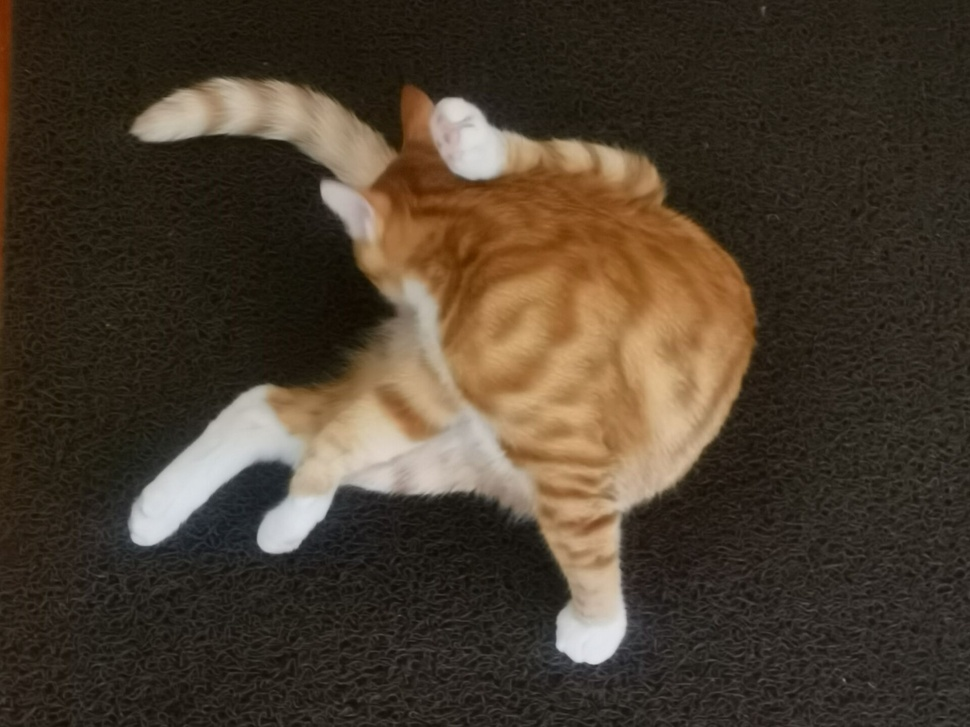
//> input picture E2/E2_1.jpg, 970 x 727 px, shrunk from 1920 x 1440 before the run, given in place of video.MP4, which was not available
$ ./main   (built with g++ and OpenCV 4)
//> lines starting //> are read from the running program, lines starting //| are printed output that depends on the picture; after the words box and inside, x2 and y2 are one past the last pixel; in counts of white or black regions, pixels touching at a corner belong together; pictures that were not available may be replaced by others from this repository, and a replacement may not be noted
#include<iostream>
#include<opencv2/opencv.hpp>
#include<ctype.h>
using namespace std;
using namespace cv;

Mat CurImg, CopyImg, RectImg;
Point PointX, PointY;
bool ButtonFlag=false;
bool GetTarget=false;
int h_bins = 50; int s_bins = 60;
int histSize[] = { h_bins, s_bins };
float h_ranges[] = { 0, 180 };
float s_ranges[] = { 0, 256 };
const float* ranges[] = { h_ranges, s_ranges };
int channels[] = { 0, 1 };
Mat RectHSV,RectHist;
void GetTrace();
void onMouse(int event, int x, int y, int flags, void *)            //鼠标操作截取目标图像
{
    if (event == EVENT_LBUTTONDOWN)
    {
        ButtonFlag=true;
        PointX = Point(x, y);
        PointY = PointX;
    }
    if (event == EVENT_MOUSEMOVE && ButtonFlag)//鼠标移动取点Y
    {
        CopyImg = CurImg.clone();
        PointY = Point(x, y);
        if (PointX != PointY)
        {
            rectangle(CopyImg, PointX, PointY, Scalar(0, 0, 255), 2);
        }
        imshow("Target", CopyImg);
    }
    if (event == EVENT_LBUTTONUP)//左键点击结束计算目标区域直方图和归一化
    {
        ButtonFlag=false;
        RectImg = CopyImg(Rect(PointX, PointY));
        cvtColor(RectImg, RectHSV, COLOR_BGR2HSV);
        calcHist(&RectHSV, 1, channels, Mat(), RectHist, 2, histSize, ranges, true, false);
        normalize(RectHist, RectHist, 0, 1, NORM_MINMAX);
        GetTarget=true;
    }
}
int main(int argc,char* argv[]) {
    VideoCapture VideoIn("D:\\Codes\\CV\\CV_works\\E6\\video.MP4");
    int fps = VideoIn.get(CAP_PROP_FPS);
    int W = VideoIn.get(CAP_PROP_FRAME_WIDTH);
    int H = VideoIn.get(CAP_PROP_FRAME_HEIGHT);
    int DisTime = 1000/ fps;
    if(!VideoIn.isOpened())
    {
        cout<< "Error : fail to open VideoIn\n"<<endl;
        return -1;
    }
    GetTarget=false;
                                                                //取出目标图像
    namedWindow("Target");
    setMouseCallback("Target", onMouse);
    while(true){
        if(!ButtonFlag){
            VideoIn >> CurImg;
//> CurImg is the input picture: 727 rows x 970 cols, CV_8UC3; mean B, G, R 45.9, 60.5, 72.9
        }
        imshow("Target", CurImg);
        if (CurImg.empty() || waitKey(DisTime) == 27|| GetTarget) break;
//> the left mouse button is pressed at (242, 181)
//> the mouse is dragged to (485, 363)
//> the mouse is dragged to (727, 545)
//> call 3 of onMouse, with event = 0, x = 727, y = 545, flags = 1
//> in onMouse (call 3), `rectangle(CopyImg, PointX, PointY, Scalar(0, 0, 255), 2);`:
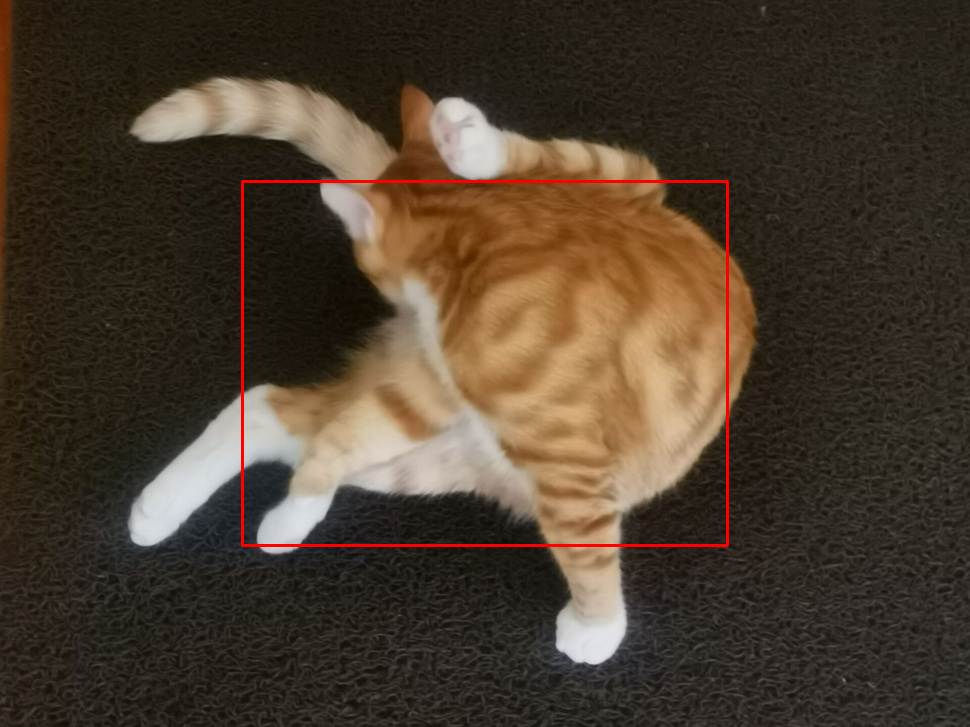
//> CopyImg: 727 rows x 970 cols, CV_8UC3; mean B, G, R 45.5, 60.1, 74.1
//> the button is released at (727, 545)
//> call 4 of onMouse, with event = 4, x = 727, y = 545, flags = 0
//> in onMouse (call 4), `RectImg = CopyImg(Rect(PointX, PointY));`:
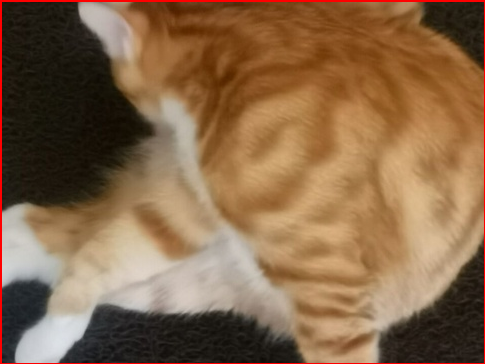
//> RectImg: 364 rows x 485 cols, CV_8UC3; mean B, G, R 72.9, 102.7, 134.3
//> in onMouse (call 4), `cvtColor(RectImg, RectHSV, COLOR_BGR2HSV);`: RectHSV: 364 rows x 485 cols, CV_8UC3; mean H, S, V 20.3, 120.8, 134.6
//> in onMouse (call 4), `calcHist(&RectHSV, 1, channels, Mat(), RectHist, 2, histSize, ranges, ..`:
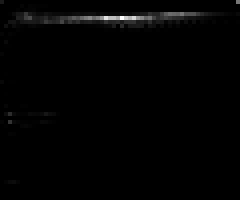
//> RectHist: 50 rows x 60 cols, CV_32FC1 (shown 4 times larger); min 0, max 5395, mean 58.8; drawn with min black and max white
//> in onMouse (call 4), `calcHist(&RectHSV, 1, channels, Mat(), RectHist, 2, histSize, ranges, ..`: channels = [0, 1]; histSize = [50, 60]; ranges = 2 items
//> in onMouse (call 4), `normalize(RectHist, RectHist, 0, 1, NORM_MINMAX);`:
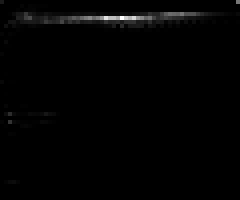
//> RectHist: 50 rows x 60 cols, CV_32FC1 (shown 4 times larger); 15.8% of pixels changed, all inside (x1, y1, x2, y2) = (0, 0, 60, 46)
    }
    VideoIn.release();

    GetTrace();
    return 0;
}
void GetTrace()                                                     //目标跟踪
{
    VideoCapture VideoIn("D:\\Codes\\CV\\CV_works\\E6\\video.MP4");
    int fps = VideoIn.get(CAP_PROP_FPS);
    int W = VideoIn.get(CAP_PROP_FRAME_WIDTH);
    int H = VideoIn.get(CAP_PROP_FRAME_HEIGHT);
    int DisTime = fps;
    VideoWriter VideoOut;
    VideoOut.open("D:\\Codes\\CV\\CV_works\\E6\\out.MP4",
                  VideoWriter::fourcc('m', 'p', '4', 'v'),
                  fps, Size(W, H));

    Mat BestRect, CurRect, CurHSV, CurHist;
    Point A(0, 0), B(0, 0);
    double BestValue, curValue;
    int h = RectImg.rows, w = RectImg.cols;
//> h = 364; w = 485
    int x1 = PointX.x - w, y1 = PointX.y - h;
//> x1 = -243; y1 = -183
    int x2 = PointX.x + w, y2 = PointX.y + h;
//> x2 = 727; y2 = 545
    namedWindow("Video");
    while (true) {                                                                                                                  //目标跟踪
        VideoIn >> CurImg;
        if (CurImg.empty() || waitKey(DisTime) == 27) break;
//> the Esc key is pressed
        int rateX = 10, rateY = 10;
        x1 = (x1 > 0) ? x1 : 0;
        y1 = (y1 > 0) ? y1 : 0;
        BestValue = 1.0;
        Point Start, End;
        for (int y = y1; y < y2; y += rateY) {
            for (Start.x = x1, Start.y = y; Start.x < x2; Start.x += rateX) {
                End.x = (Start.x + w) < W ? Start.x + w : W - 1;
                End.y = (Start.y + h) < H ? Start.y + h : H - 1;
                if (Start.x < End.x && Start.y < End.y) {
                    CurRect = CurImg(Rect(Start, End));
                    cvtColor(CurRect, CurHSV, COLOR_BGR2HSV);
                    calcHist(&CurHSV, 1, channels, Mat(), CurHist, 2, histSize, ranges, true, false);   //直方图
                    normalize(CurHist, CurHist, 0, 1, NORM_MINMAX);                                                      //归一化
                    curValue = compareHist(CurHist, RectHist, HISTCMP_BHATTACHARYYA);                                                 //计算巴氏距离
                    if (curValue < BestValue) {
                        BestValue = curValue;
                        BestRect = CurRect;
                        A = Start;
                        B = End;
                    }
                }
            }
        }
        x1 = A.x - w;
        y1 = A.y - h;
        x2 = A.x + w;
        y2 = A.y + h;
        rectangle(CurImg, A, B, Scalar(0, 0, 255), 2);
        if(BestValue<0.15){                                                                                         //如果相似度较高就更新目标图像
            RectImg=BestRect;
            cvtColor(RectImg, RectHSV, COLOR_BGR2HSV);
            calcHist(&RectHSV, 1, channels, Mat(), RectHist, 2, histSize, ranges, true, false);
            normalize(RectHist, RectHist, 0, 1, NORM_MINMAX);
        }
        imshow("Video", CurImg);
        VideoOut << CurImg;
    }
//> after the loop, x1 = -243; y1 = -183
    VideoIn.release();
    VideoOut.release();
}

$ run again, on E2/E2_2.jpg
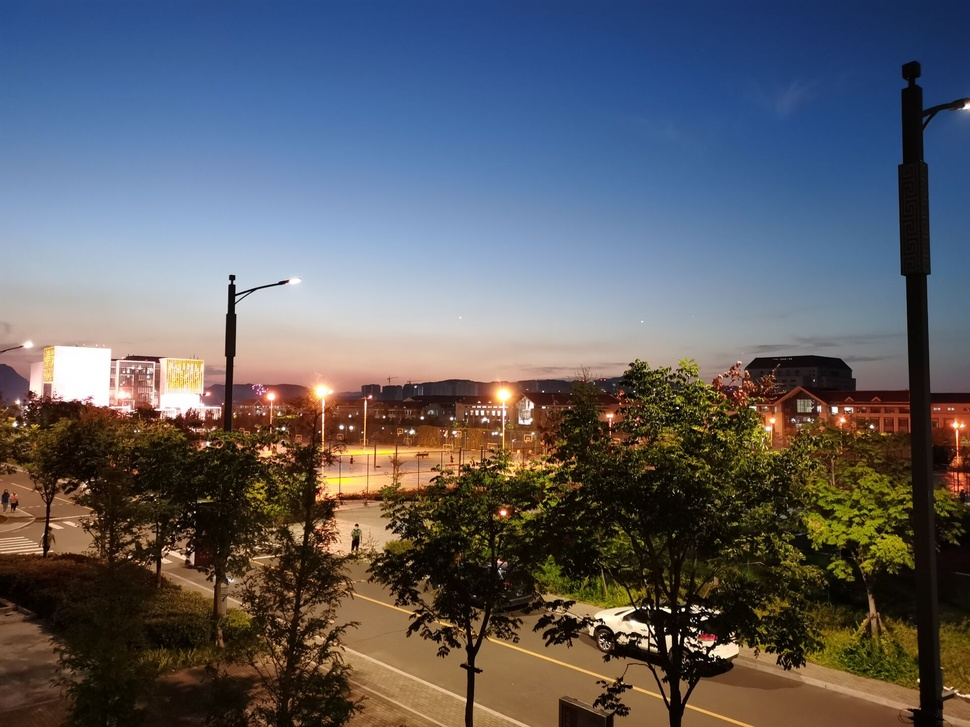
//> input picture E2/E2_2.jpg, 970 x 727 px, shrunk from 1920 x 1440 before the run, given in place of video.MP4, which was not available
//> CurImg is the input picture: 727 rows x 970 cols, CV_8UC3; mean B, G, R 100.5, 94.4, 93.7
//> in onMouse (call 4), `RectImg = CopyImg(Rect(PointX, PointY));`:
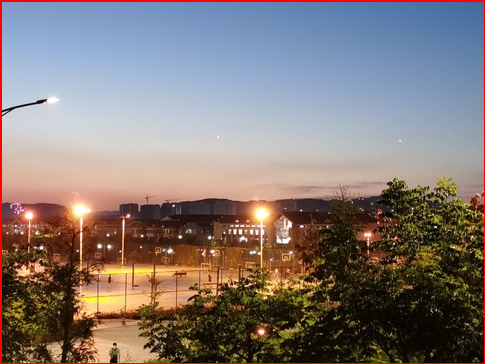
//> RectImg: 364 rows x 485 cols, CV_8UC3; mean B, G, R 118.1, 121.3, 132.5
//> RectHSV: 364 rows x 485 cols, CV_8UC3; mean H, S, V 52.2, 114.7, 152.1
//> in onMouse (call 4), `calcHist(&RectHSV, 1, channels, Mat(), RectHist, 2, histSize, ranges, ..`:
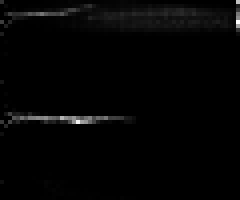
//> RectHist: 50 rows x 60 cols, CV_32FC1 (shown 4 times larger); min 0, max 3546, mean 58.8; drawn with min black and max white
//> channels = [0, 1]; histSize = [50, 60]; ranges = 2 items
